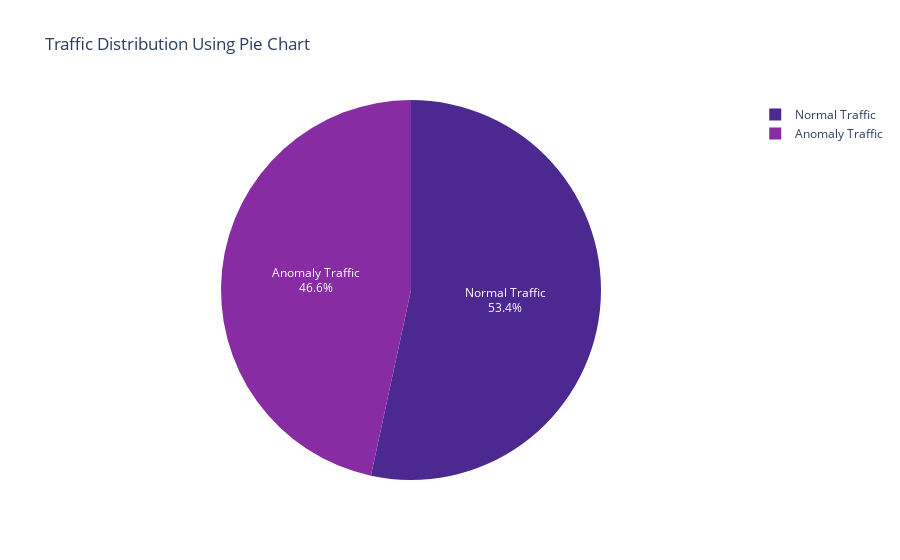

Notebook source saved alongside this figure:
### Code cell
import plotly.express as px

# Fix filtering condition (use "normal" and "anomaly" instead of 0 and 1)
normal = len(df[df['attack_label'] == "normal"])
anomaly = len(df[df['attack_label'] == "anomaly"])

# Define labels and counts
Platform = ['Normal Traffic', 'Anomaly Traffic']
Count = [normal, anomaly]

# Create Pie Chart
fig = px.pie(
    names=Platform,
    values=Count,
    title='Traffic Distribution Using Pie Chart',
    color_discrete_sequence=px.colors.sequential.Agsunset
)

# Format Pie Chart
fig.update_traces(textposition='inside', textinfo='percent+label')

# Show the chart
fig.show()

### Figure 1 — Plotly figure (JSON) as saved in the notebook; plotly's stock layout.template omitted (floating-point values rounded to 4 significant figures)
{"data": [{"domain": {"x": [0, 1], "y": [0, 1]}, "hovertemplate": "label=%{label}<br>value=%{value}<extra></extra>", "labels": ["Normal Traffic", "Anomaly Traffic"], "legendgroup": "", "name": "", "showlegend": true, "textinfo": "percent+label", "textposition": "inside", "type": "pie", "values": [13449, 11743]}], "layout": {"autosize": true, "legend": {"tracegroupgap": 0}, "piecolorway": ["rgb(75, 41, 145)", "rgb(135, 44, 162)", "rgb(192, 54, 157)", "rgb(234, 79, 136)", "rgb(250, 120, 118)", "rgb(246, 169, 122)", "rgb(237, 217, 163)"], "title": {"text": "Traffic Distribution Using Pie Chart"}}}
